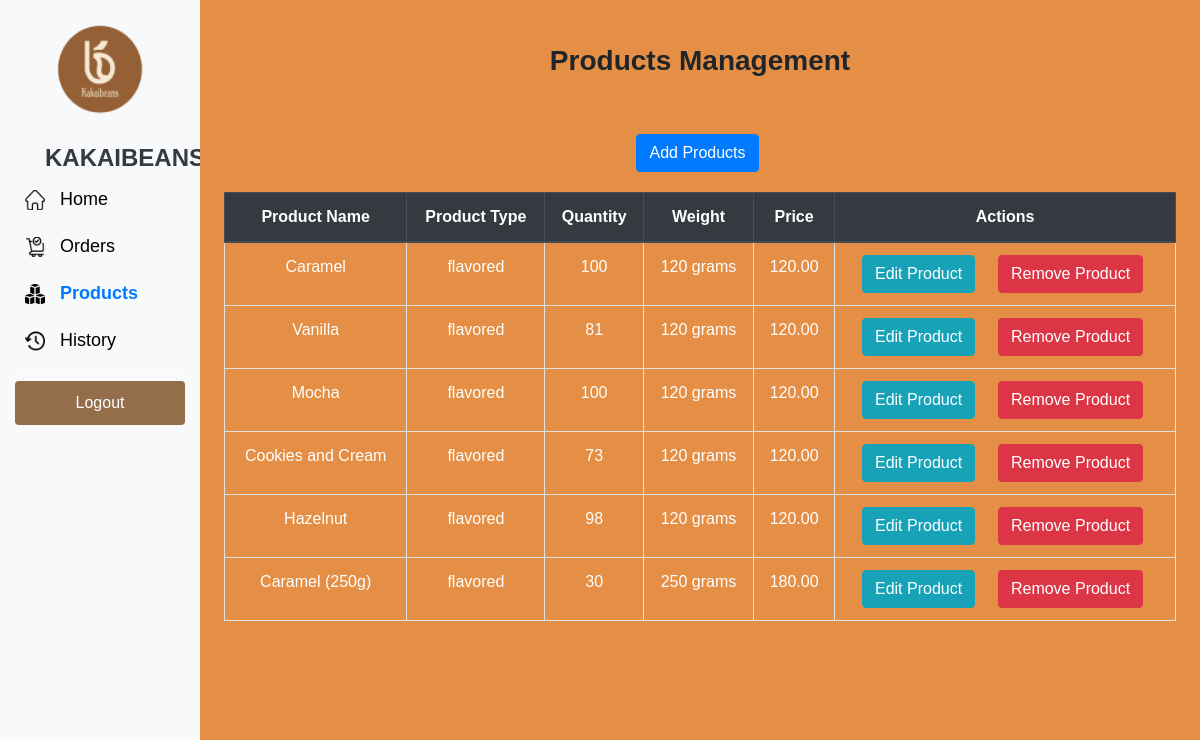
Screenshot of /product1.php (signed in) with the database file from the repository.
### tables this page shows
CREATE TABLE `products` (
  `product_id` int(11) NOT NULL,
  `name` varchar(255) NOT NULL,
  `type` varchar(50) NOT NULL,
  `weight` varchar(20) NOT NULL,
  `weightUnit` varchar(50) NOT NULL DEFAULT 'grams',
  `price` decimal(10,2) NOT NULL,
  `quantity` int(11) NOT NULL
);

### product1.php (the view, shortened to what this page needs)
<!DOCTYPE html>
<html lang="en">
<head>
    <link rel="stylesheet" href="https://stackpath.bootstrapcdn.com/bootstrap/4.3.1/css/bootstrap.min.css">
    <link rel="stylesheet" href="css/productsstyle.css">
    <link rel="stylesheet" href="css/homeStyle.css">
    <link rel="stylesheet" href="css/font.css">
</head>
<body style="background-color: #E48F45;">
<div class="container-fluid">
    <div class="row">
    <div class="container-fluid">
        <div class="row">
            <nav id="sidebar" class="col-md-3 col-lg-2 d-md-block bg-light sidebar collapse">
                <div class="sidebar-sticky">
                    <div class="company-logo-container">
                        <img src="assets/logo.png" alt="KAKAIBEANS Logo" class="company-logo">
                        <b class="company-name">KAKAIBEANS</b>
                    </div>
                    <ul class="nav flex-column">
                        <li class="nav-item">
                            <a class="nav-link" href="home.php">
                            <img src="assets/home.png" alt="Home Icon" width="20" height="20" style="margin-right: 10px;">
                                Home
                            </a>
                        </li>
                        <li class="nav-item">
                            <a class="nav-link" href="orders.php">
                            <img src="assets/order.png" alt="Orders Icon" width="20" height="20" style="margin-right: 10px;">
                                Orders
                            </a>
                        </li>
                        <li class="nav-item">
                            <a class="nav-link active" href="product1.php">
                            <img src="assets/product.png" alt="Product Icon" width="20" height="20" style="margin-right: 10px;">
                                Products
                            </a>
                        </li>
                        <li class="nav-item">
                            <a class="nav-link" href="history.php">
                            <img src="assets/history.png" alt="Product Icon" width="20" height="20" style="margin-right: 10px;">
                                History
                            </a>
                        </li>
                    </ul>
                    <hr class="dropdown-divider">
                    <ul class="nav flex-column mt-auto">
                    <form method="post">
                      <button type="submit" name="logout" style="background-color:#946d4b;">Logout</button>
                    </form>
                    </ul>
                </div>
            </nav>
        <main role="main" class="col-md-9 ml-sm-auto col-lg-10 px-4">
            <br>
            <h3 class="black" style="text-align:center"><strong>Products Management</strong> </h3>
            <div class="text-center" style="text-align:center;">
            <br><br>
                <a class="btn btn-primary" href="add_products.php" role="button">Add Products</a>
            </div>
            <table class="table table-bordered">
                <thead class="thead-dark">
                    <tr>
                        <th scope="col">Product Name</th>
                        <th scope="col">Product Type</th>
                        <th scope="col">Quantity</th>
                        <th scope="col">Weight</th>
                        <th scope="col">Price</th>
                        <th scope="col">Actions</th>
                    </tr>
                </thead>
                <tbody>
                <?php
include("connect.php");
$select_query = "SELECT * FROM products";
$select_result = mysqli_query($conn, $select_query);
if (mysqli_num_rows($select_result) > 0) {
    while ($row = mysqli_fetch_assoc($select_result)) {
        ?>
        <tr>
            <td class="single-line" style="color:white;"><?php echo isset($row['name']) ? $row['name'] : ''; ?></td>
            <td class="single-line" style="color:white;"><?php echo $row['type']; ?></td>
            <td class="single-line" style="color:white;"><?php echo $row['quantity']; ?></td>
            <td class="single-line" style="color:white;"><?php echo $row['weight']; ?></td>
            <td class="single-line" style="color:white;"><?php echo $row['price']; ?></td>
            <td>
                <a class="btn btn-info" href="editproduct.php?edit_id=<?php echo $row['product_id']; ?>" title="click for edit" onclick="return confirm('Are you sure edit this item?')">
                    <span class='glyphicon glyphicon-pencil'></span> Edit Product
                </a>
                <a class="btn btn-danger" href="?delete_id=<?php echo $row['product_id']; ?>" title="click for delete" onclick="return confirm('Are you sure to remove this item?')">
                    <span class='glyphicon glyphicon-trash'></span> Remove Product
                </a>
            </td>
        </tr>
        <?php
    }
    echo "</tbody>";
    echo "</table>";
    echo "</div>";
    echo "<br />";
    echo '<div class="alert">
    </div>';
    echo "</div>";
}
?>
</div>
</div>
</body>
</html>

### css/productsstyle.css (style rules this page uses)
body { font-family: Arial, sans-serif; }
table { margin-top: 20px; }
thead { font-weight: bold; }
th, td { text-align: center; }
.btn { margin-right: 5px; }

### css/homeStyle.css (style rules this page uses)
body { font-family: 'Century Gothic'; margin: 0; padding: 0; background-color: #E48F45; display: flex; }
.alert { border-radius: 5px; padding: 15px; margin-bottom: 20px; text-align: center; }
#sidebar { position: fixed; top: 0; left: 0; height: 100%; width: 240px; z-index: 1000; overflow-x: hidden; transition: width 0.3s ease; }
#sidebar { background-color: #343a40; color: #ffffff; }
#sidebar a { padding: 10px; text-decoration: none; font-size: 18px; color: #000000; transition: color 0.3s ease; }
#sidebar .nav-link.active { font-weight: bold; color: #007bff; }
#sidebar hr { border-top: 1px solid #ffffff; }
main { margin-left: 240px; padding: 20px; }
.company-logo { border-radius: 50%; width: 100px; height: 100px; display: block; margin: 20px auto; }
.company-name { text-align: center; color: #343a40; font-size: 24px; margin-bottom: 20px; margin-left: 30px; }
* { box-sizing: border-box; }
body { font-family: Arial, sans-serif; background-color: #f4f4f4; margin: 0; padding: 0; }
button { background-color: #4caf50; color: white; padding: 10px 15px; border: none; border-radius: 4px; cursor: pointer; width: 100%; }

### rows the page displays
products: name "Caramel", type "flavored", quantity "100", weight "120 grams", price "120.00"
products: name "Vanilla", type "flavored", quantity "81", weight "120 grams", price "120.00"
products: name "Mocha", type "flavored", quantity "100", weight "120 grams", price "120.00"
products: name "Cookies and Cream", type "flavored", quantity "73", weight "120 grams", price "120.00"
products: name "Hazelnut", type "flavored", quantity "98", weight "120 grams", price "120.00"
products: name "Caramel (250g)", type "flavored", quantity "30", weight "250 grams", price "180.00"
